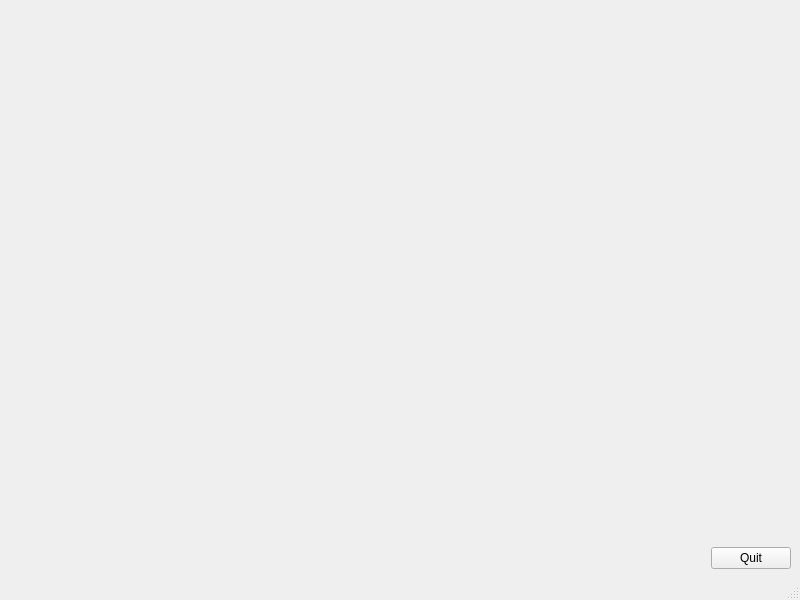
<?xml version="1.0" encoding="UTF-8"?>
<ui version="4.0">
 <class>MainWindow</class>
 <widget class="QMainWindow" name="MainWindow">
  <property name="geometry">
   <rect>
    <x>0</x>
    <y>0</y>
    <width>800</width>
    <height>600</height>
   </rect>
  </property>
  <property name="windowTitle">
   <string>MainWindow</string>
  </property>
  <widget class="QWidget" name="centralwidget">
   <layout class="QGridLayout" name="gridLayout">
    <item row="0" column="0">
     <widget class="QWidget" name="widget" native="true">
      <property name="sizePolicy">
       <sizepolicy hsizetype="Preferred" vsizetype="Expanding">
        <horstretch>0</horstretch>
        <verstretch>0</verstretch>
       </sizepolicy>
      </property>
     </widget>
    </item>
    <item row="1" column="0">
     <layout class="QHBoxLayout" name="horizontalLayout">
      <item>
       <spacer name="horizontalSpacer">
        <property name="orientation">
         <enum>Qt::Horizontal</enum>
        </property>
        <property name="sizeHint" stdset="0">
         <size>
          <width>40</width>
          <height>20</height>
         </size>
        </property>
       </spacer>
      </item>
      <item>
       <widget class="QPushButton" name="pushButton">
        <property name="text">
         <string>Quit</string>
        </property>
       </widget>
      </item>
     </layout>
    </item>
   </layout>
  </widget>
  <widget class="QMenuBar" name="menubar">
   <property name="geometry">
    <rect>
     <x>0</x>
     <y>0</y>
     <width>800</width>
     <height>24</height>
    </rect>
   </property>
  </widget>
  <widget class="QStatusBar" name="statusbar"/>
 </widget>
 <resources/>
 <connections>
  <connection>
   <sender>pushButton</sender>
   <signal>clicked()</signal>
   <receiver>MainWindow</receiver>
   <slot>close()</slot>
   <hints>
    <hint type="sourcelabel">
     <x>759</x>
     <y>543</y>
    </hint>
    <hint type="destinationlabel">
     <x>664</x>
     <y>537</y>
    </hint>
   </hints>
  </connection>
 </connections>
</ui>
